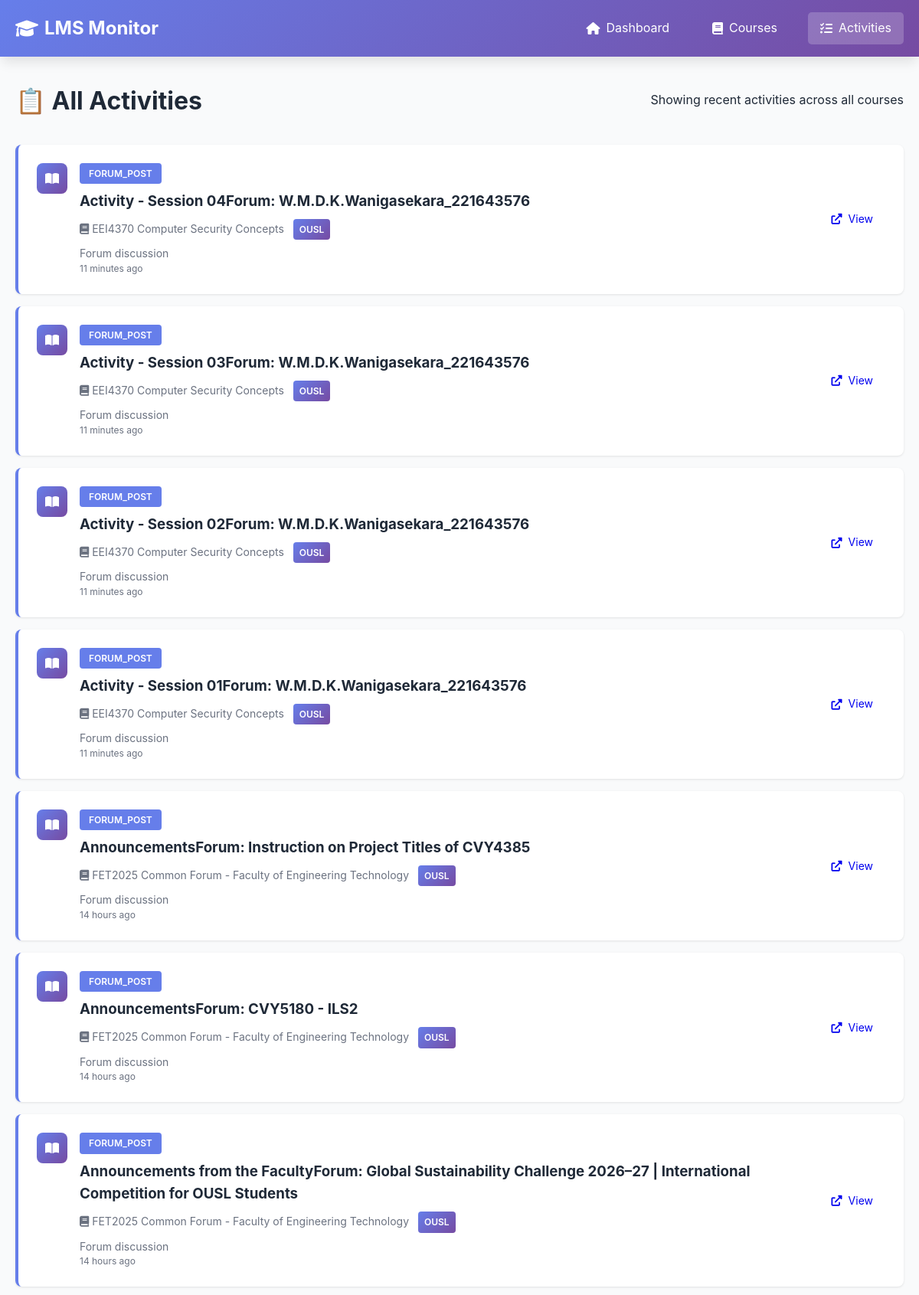
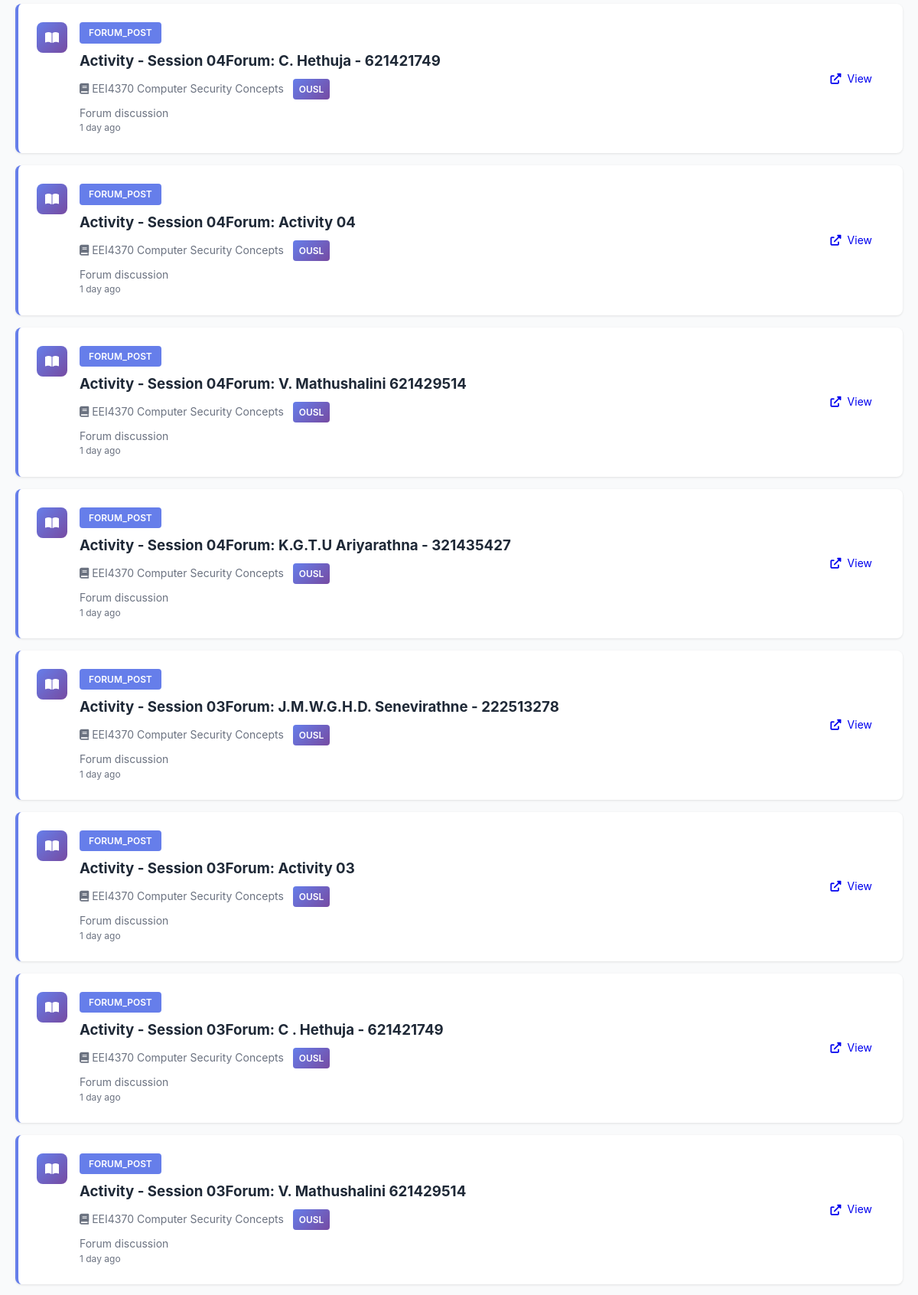
The app's page /activities (upper part) with its own data (2 pictures, top to bottom).
### tables this page shows
CREATE TABLE courses (
                id INTEGER PRIMARY KEY AUTOINCREMENT,
                course_id TEXT UNIQUE NOT NULL,
                lms_name TEXT NOT NULL,
                course_name TEXT NOT NULL,
                course_url TEXT,
                first_seen TIMESTAMP DEFAULT CURRENT_TIMESTAMP,
                last_checked TIMESTAMP DEFAULT CURRENT_TIMESTAMP
            );

### app.py (the view)
@app.route('/activities')
def activities():
    limit = int(request.args.get('limit', 50))
    activities_list = db.get_recent_activities(limit=limit)
    return render_template('activities.html', activities=activities_list)

### database.py (called while the page is built)
    def get_connection(self):
        return sqlite3.connect(self.db_path)

    def get_recent_activities(self, limit: int = 50) -> List[Dict[str, Any]]:
        conn = self.get_connection()
        cursor = conn.cursor()
        cursor.execute("""
            SELECT
                a.activity_id,
                a.activity_type,
                a.title,
                a.description,
                a.url,
                a.deadline,
                a.first_seen,
                a.is_new,
                c.course_name,
                c.lms_name
            FROM activities a
            JOIN courses c ON a.course_id = c.course_id
            ORDER BY a.first_seen DESC
            LIMIT ?
        """, (limit,))
        columns = [desc[0] for desc in cursor.description]
        activities = [dict(zip(columns, row)) for row in cursor.fetchall()]
        conn.close()
        return activities

### templates/activities.html (shortened to what this page needs)
{% extends "base.html" %}  {% block content %}
<div class="page-header">
  <h1>📋 All Activities</h1>
  <p>Showing recent activities across all courses</p>
</div>
{% if activities %}
<div class="activities-list">
  {% for activity in activities %}
  <div class="activity-list-item {% if activity.is_new %}new{% endif %}">
    <div class="activity-icon">
      {% if activity.activity_type == 'assign' %}
      <i class="fas fa-file-alt"></i>
      {% elif activity.activity_type == 'quiz' %}
      <i class="fas fa-question-circle"></i>
      {% elif activity.activity_type == 'resource' %}
      <i class="fas fa-file"></i>
      {% elif activity.activity_type == 'forum' %}
      <i class="fas fa-comments"></i>
      {% else %}
      <i class="fas fa-book-open"></i>
      {% endif %}
    </div>
    <div class="activity-content">
      <div class="activity-header">
        <span class="activity-type">{{ activity.activity_type }}</span>
      </div>
      <h3>{{ activity.title }}</h3>
      <p class="activity-course">
        <i class="fas fa-book"></i> {{ activity.course_name }}
        <span class="lms-badge">{{ activity.lms_name }}</span>
      </p>
       {% if activity.description %}
      <p class="activity-description">
        {{ activity.description[:200] }}
      </p>
      {% endif %}
      <p class="activity-time">{{ activity.first_seen|timeago }}</p>
    </div>
    {% if activity.url %}
    <div class="activity-actions">
      <a href="{{ activity.url }}" target="_blank" class="btn btn-small">
        <i class="fas fa-external-link-alt"></i> View
      </a>
    </div>
    {% endif %}
  </div>
  {% endfor %}
</div>
{% endif %} {% endblock %}

### static/style.css (style rules this page uses)
:root { --primary-color: #667eea; --secondary-color: #764ba2; --accent-color: #f093fb; --success-color: #10b981; --danger-color: #ef4444; --warning-color: #f59e0b; --info-color: #3b82f6; --text-color: #1f2937; --text-light: #6b7280; --bg-color: #f9fafb; --card-bg: #ffffff; --border-color: #e5e7eb; --shadow: 0 1px 3px rgba(0, 0, 0, 0.1); --shadow-lg: 0 10px 15px -3px rgba(0, 0, 0, 0.1); }
* { margin: 0; padding: 0; box-sizing: border-box; }
body { font-family: -apple-system, BlinkMacSystemFont, "Segoe UI", Roboto, "Helvetica Neue", Arial, sans-serif; line-height: 1.6; color: var(--text-color); background-color: var(--bg-color); }
.page-header { display: flex; justify-content: space-between; align-items: center; margin-bottom: 2rem; flex-wrap: wrap; gap: 1rem; }
.page-header h1 { font-size: 2rem; color: var(--text-color); }
.btn { padding: 0.75rem 1.5rem; border: none; border-radius: 5px; cursor: pointer; font-size: 1rem; text-decoration: none; display: inline-flex; align-items: center; gap: 0.5rem; transition: all 0.3s; }
.btn-small { padding: 0.5rem 1rem; font-size: 0.875rem; }
.activity-icon { width: 40px; height: 40px; border-radius: 8px; background: linear-gradient( 135deg, var(--primary-color) 0%, var(--secondary-color) 100% ); color: white; display: flex; align-items: center; justify-content: center; flex-shrink: 0; }
.activity-content { flex: 1; }
.activity-header { display: flex; align-items: center; gap: 0.5rem; margin-bottom: 0.5rem; }
.activity-type { background: var(--primary-color); color: white; padding: 0.25rem 0.75rem; border-radius: 4px; font-size: 0.75rem; text-transform: uppercase; font-weight: 600; }
.activity-content h4, .activity-content h3 { margin-bottom: 0.5rem; color: var(--text-color); }
.activity-course { color: var(--text-light); font-size: 0.875rem; margin-bottom: 0.25rem; }
.activity-time { color: var(--text-light); font-size: 0.75rem; }
.activity-description { color: var(--text-light); font-size: 0.875rem; margin-top: 0.5rem; line-height: 1.4; }
.lms-badge { background: var(--secondary-color); color: white; padding: 0.25rem 0.5rem; border-radius: 3px; font-size: 0.75rem; font-weight: 600; }
.activities-list { display: flex; flex-direction: column; gap: 1rem; }
.activity-list-item { display: flex; gap: 1rem; padding: 1.5rem; background: var(--card-bg); border-radius: 8px; box-shadow: var(--shadow); border-left: 4px solid var(--primary-color); transition: all 0.3s; }
.activity-actions { display: flex; align-items: center; }
.lms-badge { display: inline-block; padding: 0.25rem 0.5rem; background: linear-gradient(135deg, #667eea, #764ba2); color: white; border-radius: 4px; font-size: 0.75rem; font-weight: 600; margin-left: 0.5rem; }

### records on screen
courses: activity_type "FORUM_POST", title "Activity - Session 04Forum: W.M.D.K.Wanigasekara_221643576", course_name "EEI4370 Computer Security Concepts", lms_name "OUSL", description "Forum discussion", first_seen "11 minutes ago", title "Activity - Session 03Forum: W.M.D.K.Wanigasekara_221643576", title "Activity - Session 02Forum: W.M.D.K.Wanigasekara_221643576", title "Activity - Session 01Forum: W.M.D.K.Wanigasekara_221643576", title "Activity - Session 04Forum: C. Hethuja - 621421749", first_seen "1 day ago", title "Activity - Session 04Forum: Activity 04", title "Activity - Session 04Forum: V. Mathushalini 621429514", title "Activity - Session 04Forum: K.G.T.U Ariyarathna - 321435427", title "Activity - Session 03Forum: J.M.W.G.H.D. Senevirathne - 222513278", title "Activity - Session 03Forum: Activity 03", title "Activity - Session 03Forum: C . Hethuja - 621421749", title "Activity - Session 03Forum: V. Mathushalini 621429514"
courses: activity_type "FORUM_POST", title "AnnouncementsForum: Instruction on Project Titles of CVY4385", course_name "FET2025 Common Forum - Faculty of Engineering Technology", lms_name "OUSL", description "Forum discussion", first_seen "14 hours ago", title "AnnouncementsForum: CVY5180 - ILS2", title "Announcements from the FacultyForum: Global Sustainability Challenge 2026–27 | International Competition for OUSL Students"
